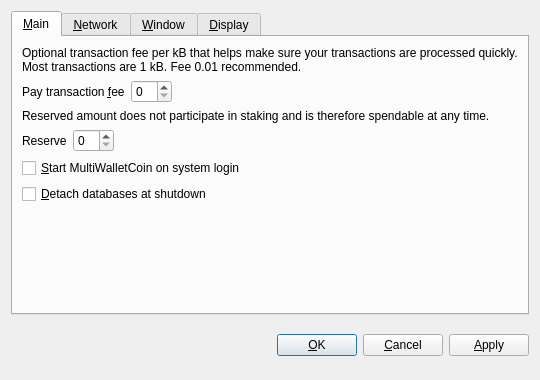
<?xml version="1.0" encoding="UTF-8"?>
<ui version="4.0">
 <class>OptionsDialog</class>
 <widget class="QDialog" name="OptionsDialog">
  <property name="geometry">
   <rect>
    <x>0</x>
    <y>0</y>
    <width>540</width>
    <height>380</height>
   </rect>
  </property>
  <property name="windowTitle">
   <string>Options</string>
  </property>
  <property name="modal">
   <bool>true</bool>
  </property>
  <layout class="QVBoxLayout" name="verticalLayout">
   <item>
    <widget class="QTabWidget" name="tabWidget">
     <property name="tabPosition">
      <enum>QTabWidget::North</enum>
     </property>
     <property name="currentIndex">
      <number>0</number>
     </property>
     <widget class="QWidget" name="tabMain">
      <attribute name="title">
       <string>&amp;Main</string>
      </attribute>
      <layout class="QVBoxLayout" name="verticalLayout_Main">
       <item>
        <widget class="QLabel" name="transactionFeeInfoLabel">
         <property name="text">
          <string>Optional transaction fee per kB that helps make sure your transactions are processed quickly. Most transactions are 1 kB. Fee 0.01 recommended.</string>
         </property>
         <property name="textFormat">
          <enum>Qt::PlainText</enum>
         </property>
         <property name="wordWrap">
          <bool>true</bool>
         </property>
        </widget>
       </item>
       <item>
        <layout class="QHBoxLayout" name="horizontalLayoutFee">
         <item>
          <widget class="QLabel" name="transactionFeeLabel">
           <property name="text">
            <string>Pay transaction &amp;fee</string>
           </property>
           <property name="textFormat">
            <enum>Qt::PlainText</enum>
           </property>
           <property name="buddy">
            <cstring>transactionFee</cstring>
           </property>
          </widget>
         </item>
         <item>
          <widget class="BitcoinAmountField" name="transactionFee"/>
         </item>
         <item>
          <spacer name="horizontalSpacerFee">
           <property name="orientation">
            <enum>Qt::Horizontal</enum>
           </property>
           <property name="sizeHint" stdset="0">
            <size>
             <width>40</width>
             <height>20</height>
            </size>
           </property>
          </spacer>
         </item>
        </layout>
       </item>
       <item>
        <widget class="QLabel" name="reserveBalanceInfoLabel">
         <property name="text">
          <string>Reserved amount does not participate in staking and is therefore spendable at any time.</string>
         </property>
         <property name="textFormat">
          <enum>Qt::PlainText</enum>
         </property>
         <property name="wordWrap">
          <bool>true</bool>
         </property>
        </widget>
       </item>
       <item>
        <layout class="QHBoxLayout" name="horizontalLayoutReserveBalance">
         <item>
          <widget class="QLabel" name="reserveBalanceLabel">
           <property name="text">
            <string>Reserve</string>
           </property>
           <property name="textFormat">
            <enum>Qt::PlainText</enum>
           </property>
           <property name="buddy">
            <cstring>reserveBalance</cstring>
           </property>
          </widget>
         </item>
         <item>
          <widget class="BitcoinAmountField" name="reserveBalance"/>
         </item>
         <item>
          <spacer name="horizontalSpacerReserveBalance">
           <property name="orientation">
            <enum>Qt::Horizontal</enum>
           </property>
           <property name="sizeHint" stdset="0">
            <size>
             <width>40</width>
             <height>20</height>
            </size>
           </property>
          </spacer>
         </item>
        </layout>
       </item>
       <item>
        <widget class="QCheckBox" name="bitcoinAtStartup">
         <property name="toolTip">
          <string>Automatically start MultiWalletCoin after logging in to the system.</string>
         </property>
         <property name="text">
          <string>&amp;Start MultiWalletCoin on system login</string>
         </property>
        </widget>
       </item>
       <item>
        <widget class="QCheckBox" name="detachDatabases">
         <property name="toolTip">
          <string>Detach block and address databases at shutdown. This means they can be moved to another data directory, but it slows down shutdown. The wallet is always detached.</string>
         </property>
         <property name="text">
          <string>&amp;Detach databases at shutdown</string>
         </property>
        </widget>
       </item>
       <item>
        <spacer name="verticalSpacer_Main">
         <property name="orientation">
          <enum>Qt::Vertical</enum>
         </property>
         <property name="sizeHint" stdset="0">
          <size>
           <width>20</width>
           <height>40</height>
          </size>
         </property>
        </spacer>
       </item>
      </layout>
     </widget>
     <widget class="QWidget" name="tabNetwork">
      <attribute name="title">
       <string>&amp;Network</string>
      </attribute>
      <layout class="QVBoxLayout" name="verticalLayout_Network">
       <item>
        <widget class="QCheckBox" name="mapPortUpnp">
         <property name="toolTip">
          <string>Automatically open the MultiWalletCoin client port on the router. This only works when your router supports UPnP and it is enabled.</string>
         </property>
         <property name="text">
          <string>Map port using &amp;UPnP</string>
         </property>
        </widget>
       </item>
       <item>
        <widget class="QCheckBox" name="connectSocks">
         <property name="toolTip">
          <string>Connect to the MultiWalletCoin network through a SOCKS proxy (e.g. when connecting through Tor).</string>
         </property>
         <property name="text">
          <string>&amp;Connect through SOCKS proxy:</string>
         </property>
        </widget>
       </item>
       <item>
        <layout class="QHBoxLayout" name="horizontalLayout_Network">
         <item>
          <widget class="QLabel" name="proxyIpLabel">
           <property name="text">
            <string>Proxy &amp;IP:</string>
           </property>
           <property name="textFormat">
            <enum>Qt::PlainText</enum>
           </property>
           <property name="buddy">
            <cstring>proxyIp</cstring>
           </property>
          </widget>
         </item>
         <item>
          <widget class="QValidatedLineEdit" name="proxyIp">
           <property name="maximumSize">
            <size>
             <width>140</width>
             <height>16777215</height>
            </size>
           </property>
           <property name="toolTip">
            <string>IP address of the proxy (e.g. 127.0.0.1)</string>
           </property>
          </widget>
         </item>
         <item>
          <widget class="QLabel" name="proxyPortLabel">
           <property name="text">
            <string>&amp;Port:</string>
           </property>
           <property name="textFormat">
            <enum>Qt::PlainText</enum>
           </property>
           <property name="buddy">
            <cstring>proxyPort</cstring>
           </property>
          </widget>
         </item>
         <item>
          <widget class="QLineEdit" name="proxyPort">
           <property name="maximumSize">
            <size>
             <width>55</width>
             <height>16777215</height>
            </size>
           </property>
           <property name="toolTip">
            <string>Port of the proxy (e.g. 9050)</string>
           </property>
          </widget>
         </item>
         <item>
          <widget class="QLabel" name="socksVersionLabel">
           <property name="text">
            <string>SOCKS &amp;Version:</string>
           </property>
           <property name="textFormat">
            <enum>Qt::PlainText</enum>
           </property>
           <property name="buddy">
            <cstring>socksVersion</cstring>
           </property>
          </widget>
         </item>
         <item>
          <widget class="QValueComboBox" name="socksVersion">
           <property name="toolTip">
            <string>SOCKS version of the proxy (e.g. 5)</string>
           </property>
          </widget>
         </item>
         <item>
          <spacer name="horizontalSpacer_Network">
           <property name="orientation">
            <enum>Qt::Horizontal</enum>
           </property>
           <property name="sizeHint" stdset="0">
            <size>
             <width>40</width>
             <height>20</height>
            </size>
           </property>
          </spacer>
         </item>
        </layout>
       </item>
       <item>
        <spacer name="verticalSpacer_Network">
         <property name="orientation">
          <enum>Qt::Vertical</enum>
         </property>
         <property name="sizeHint" stdset="0">
          <size>
           <width>20</width>
           <height>40</height>
          </size>
         </property>
        </spacer>
       </item>
      </layout>
     </widget>
     <widget class="QWidget" name="tabWindow">
      <attribute name="title">
       <string>&amp;Window</string>
      </attribute>
      <layout class="QVBoxLayout" name="verticalLayout_Window">
       <item>
        <widget class="QCheckBox" name="minimizeToTray">
         <property name="toolTip">
          <string>Show only a tray icon after minimizing the window.</string>
         </property>
         <property name="text">
          <string>&amp;Minimize to the tray instead of the taskbar</string>
         </property>
        </widget>
       </item>
       <item>
        <widget class="QCheckBox" name="minimizeOnClose">
         <property name="toolTip">
          <string>Minimize instead of exit the application when the window is closed. When this option is enabled, the application will be closed only after selecting Quit in the menu.</string>
         </property>
         <property name="text">
          <string>M&amp;inimize on close</string>
         </property>
        </widget>
       </item>
       <item>
        <spacer name="verticalSpacer_Window">
         <property name="orientation">
          <enum>Qt::Vertical</enum>
         </property>
         <property name="sizeHint" stdset="0">
          <size>
           <width>20</width>
           <height>40</height>
          </size>
         </property>
        </spacer>
       </item>
      </layout>
     </widget>
     <widget class="QWidget" name="tabDisplay">
      <attribute name="title">
       <string>&amp;Display</string>
      </attribute>
      <layout class="QVBoxLayout" name="verticalLayout_Display">
       <item>
        <layout class="QHBoxLayout" name="horizontalLayout_1_Display">
         <item>
          <widget class="QLabel" name="langLabel">
           <property name="text">
            <string>User Interface &amp;language:</string>
           </property>
           <property name="textFormat">
            <enum>Qt::PlainText</enum>
           </property>
           <property name="buddy">
            <cstring>lang</cstring>
           </property>
          </widget>
         </item>
         <item>
          <widget class="QValueComboBox" name="lang">
           <property name="toolTip">
            <string>The user interface language can be set here. This setting will take effect after restarting MultiWalletCoin.</string>
           </property>
          </widget>
         </item>
        </layout>
       </item>
       <item>
        <layout class="QHBoxLayout" name="horizontalLayout_2_Display">
         <item>
          <widget class="QLabel" name="unitLabel">
           <property name="text">
            <string>&amp;Unit to show amounts in:</string>
           </property>
           <property name="textFormat">
            <enum>Qt::PlainText</enum>
           </property>
           <property name="buddy">
            <cstring>unit</cstring>
           </property>
          </widget>
         </item>
         <item>
          <widget class="QValueComboBox" name="unit">
           <property name="toolTip">
            <string>Choose the default subdivision unit to show in the interface and when sending coins.</string>
           </property>
          </widget>
         </item>
        </layout>
       </item>
       <item>
        <widget class="QCheckBox" name="displayAddresses">
         <property name="toolTip">
          <string>Whether to show MultiWalletCoin addresses in the transaction list or not.</string>
         </property>
         <property name="text">
          <string>&amp;Display addresses in transaction list</string>
         </property>
        </widget>
       </item>
       <item>
        <widget class="QCheckBox" name="coinControlFeatures">
         <property name="toolTip">
          <string>Whether to show coin control features or not.</string>
         </property>
         <property name="text">
          <string>Display coin &amp;control features (experts only!)</string>
         </property>
        </widget>
       </item>
       <item>
        <spacer name="verticalSpacer_Display">
         <property name="orientation">
          <enum>Qt::Vertical</enum>
         </property>
         <property name="sizeHint" stdset="0">
          <size>
           <width>20</width>
           <height>40</height>
          </size>
         </property>
        </spacer>
       </item>
      </layout>
     </widget>
    </widget>
   </item>
   <item>
    <layout class="QHBoxLayout" name="horizontalLayout_Buttons">
     <item>
      <spacer name="horizontalSpacer_1">
       <property name="orientation">
        <enum>Qt::Horizontal</enum>
       </property>
       <property name="sizeHint" stdset="0">
        <size>
         <width>40</width>
         <height>48</height>
        </size>
       </property>
      </spacer>
     </item>
     <item>
      <widget class="QLabel" name="statusLabel">
       <property name="font">
        <font>
         <weight>75</weight>
         <bold>true</bold>
        </font>
       </property>
       <property name="text">
        <string/>
       </property>
       <property name="textFormat">
        <enum>Qt::PlainText</enum>
       </property>
       <property name="wordWrap">
        <bool>true</bool>
       </property>
      </widget>
     </item>
     <item>
      <spacer name="horizontalSpacer_2">
       <property name="orientation">
        <enum>Qt::Horizontal</enum>
       </property>
       <property name="sizeHint" stdset="0">
        <size>
         <width>40</width>
         <height>48</height>
        </size>
       </property>
      </spacer>
     </item>
     <item>
      <widget class="QPushButton" name="okButton">
       <property name="text">
        <string>&amp;OK</string>
       </property>
      </widget>
     </item>
     <item>
      <widget class="QPushButton" name="cancelButton">
       <property name="text">
        <string>&amp;Cancel</string>
       </property>
       <property name="autoDefault">
        <bool>false</bool>
       </property>
      </widget>
     </item>
     <item>
      <widget class="QPushButton" name="applyButton">
       <property name="text">
        <string>&amp;Apply</string>
       </property>
       <property name="autoDefault">
        <bool>false</bool>
       </property>
      </widget>
     </item>
    </layout>
   </item>
  </layout>
 </widget>
 <customwidgets>
  <customwidget>
   <class>BitcoinAmountField</class>
   <extends>QSpinBox</extends>
   <header>bitcoinamountfield.h</header>
  </customwidget>
  <customwidget>
   <class>QValueComboBox</class>
   <extends>QComboBox</extends>
   <header>qvaluecombobox.h</header>
  </customwidget>
  <customwidget>
   <class>QValidatedLineEdit</class>
   <extends>QLineEdit</extends>
   <header>qvalidatedlineedit.h</header>
  </customwidget>
 </customwidgets>
 <resources/>
 <connections/>
</ui>
